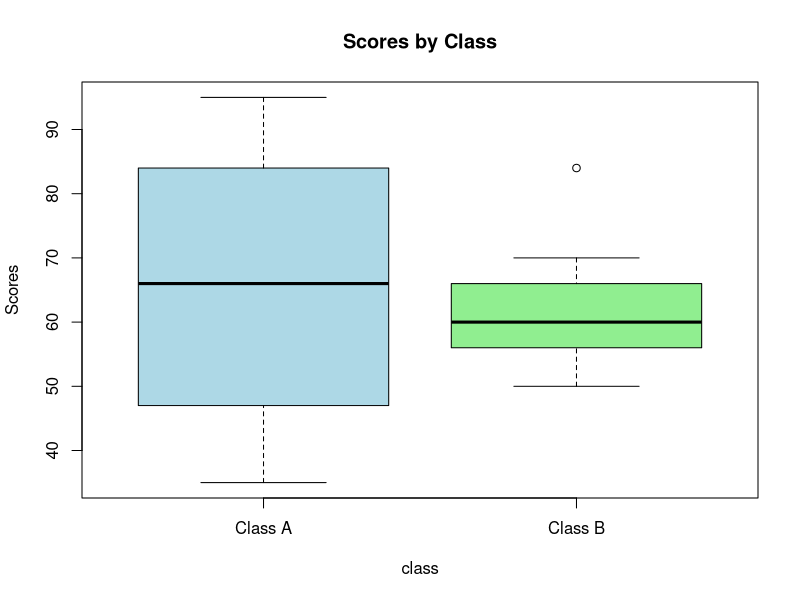

Here is the R script that generated this plot:
#192211059
# Data for Class A and Class B
class_A <- c(76, 35, 47, 64, 95, 66, 89, 36, 84)
class_B <- c(51, 56, 84, 60, 59, 70, 63, 66, 50)

# Calculate mean, median, and range for Class A
mean_A <- mean(class_A)
median_A <- median(class_A)
range_A <- range(class_A)
range_A_diff <- range_A[2] - range_A[1]

# Calculate mean, median, and range for Class B
mean_B <- mean(class_B)
median_B <- median(class_B)
range_B <- range(class_B)
range_B_diff <- range_B[2] - range_B[1]

# Print the results
print(paste("Class A - Mean:", mean_A, "Median:", median_A, "Range:", range_A_diff))
print(paste("Class B - Mean:", mean_B, "Median:", median_B, "Range:", range_B_diff))

# Create a data frame for boxplot
data <- data.frame(
  scores = c(class_A, class_B),
  class = factor(c(rep("Class A", length(class_A)), rep("Class B", length(class_B))))
)

# Plot boxplot
boxplot(scores ~ class, data = data, main = "Scores by Class", ylab = "Scores", col = c("lightblue", "lightgreen"))

# Inferences
# Based on the boxplot, we can observe the distribution of scores, the median, the quartiles, and any potential outliers.
